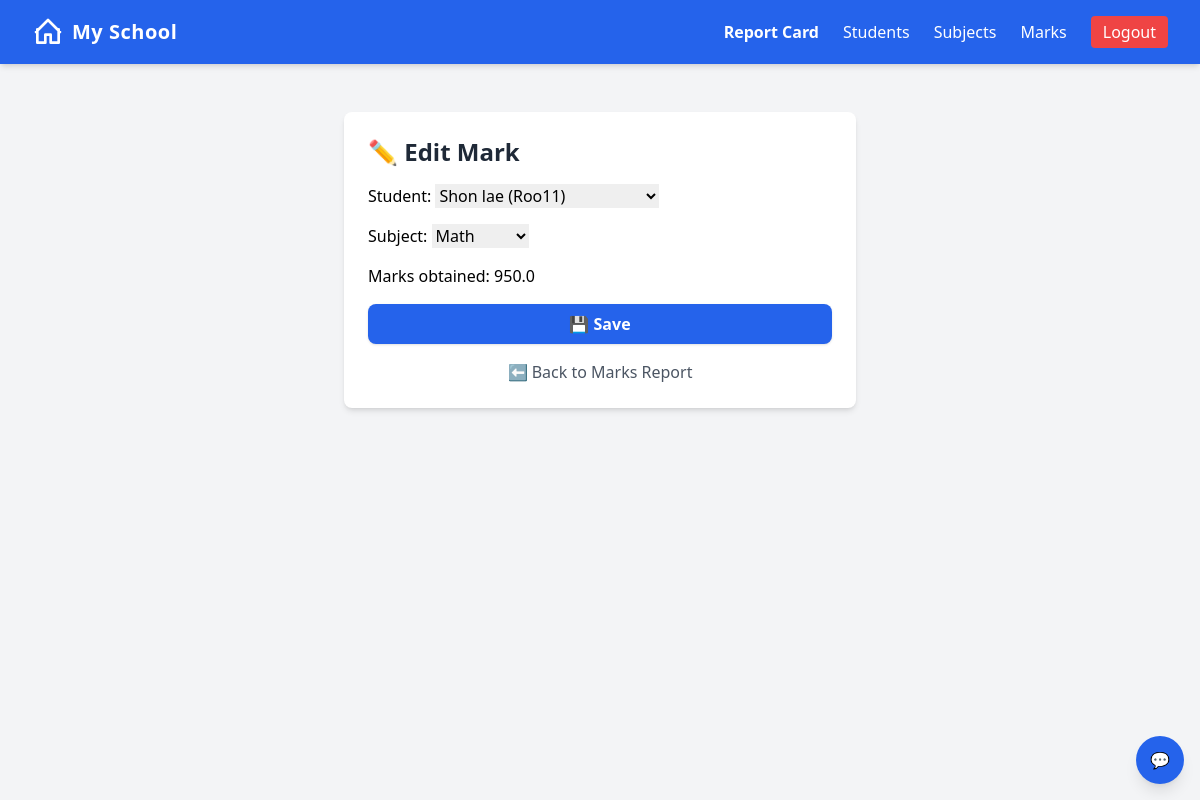
/marks/17/update/ (signed in), run on an earlier commit of the app's database.
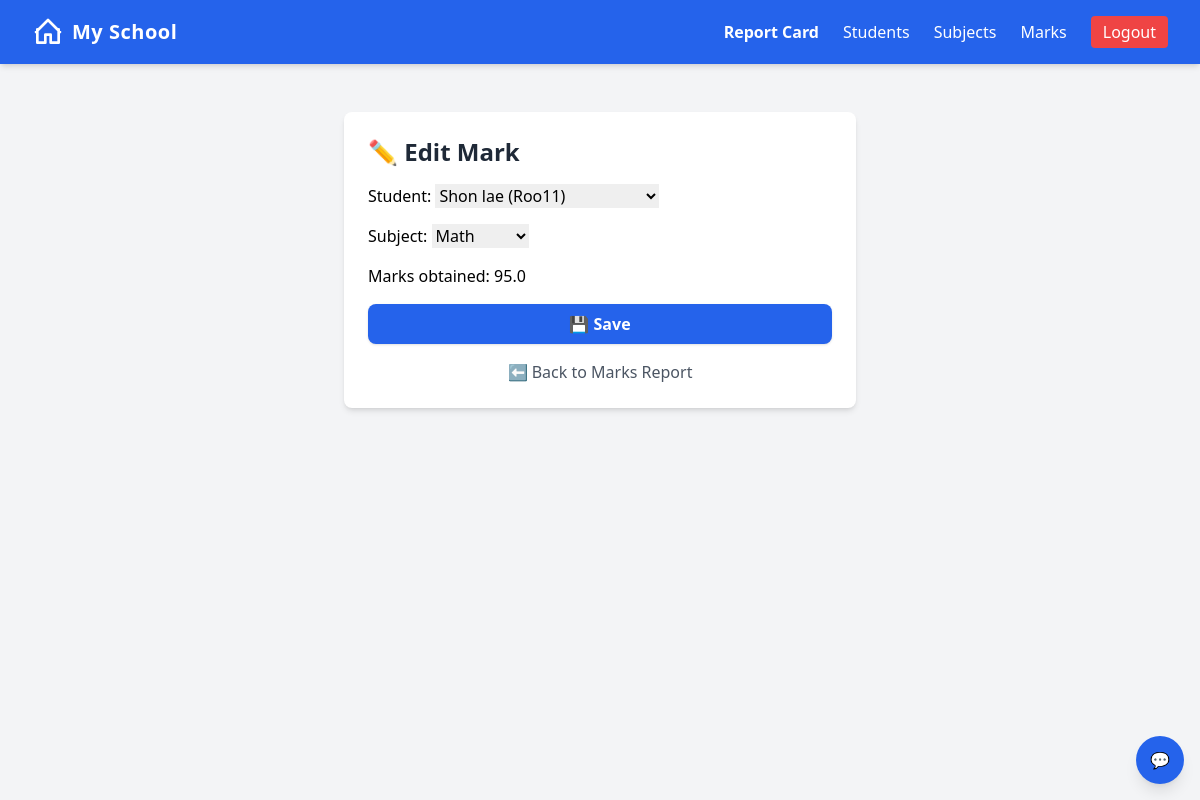
And on a later commit of the database.
### myapp/models.py (models this page shows, shortened)
class Mark(models.Model):
    student = models.ForeignKey(Student, on_delete=models.CASCADE)
    subject = models.ForeignKey(Subject, on_delete=models.CASCADE)
    marks_obtained = models.FloatField()

### myapp/views.py (the view)
# urls.py: path("marks/<int:pk>/update/", views.mark_update, name="mark_update"),
@login_required(login_url='login')
def mark_update(request, pk):
    mark = get_object_or_404(Mark, pk=pk)
    if request.method == "POST":
        form = MarkForm(request.POST, instance=mark)
        if form.is_valid():
            form.save()
            return redirect("mark_list")  # or "mark_list" if you prefer
    else:
        form = MarkForm(instance=mark)
    return render(request, "myapp/mark_form.html", {"form": form})

### myapp/forms.py
class MarkForm(forms.ModelForm):
    class Meta:
        model = Mark
        fields = ['student','subject','marks_obtained']

### myapp/models.py (called while the page is built)
    def __str__(self):
        return f"{self.name} ({self.roll_number})"

    def __str__(self):
        return self.name

### myapp/templates/myapp/mark_form.html (shortened to what this page needs)
{% extends 'myapp/base.html' %}
{% block content %}
<div class="max-w-lg mx-auto bg-white shadow-md rounded-lg p-6 mt-6">
    <h1 class="text-2xl font-bold mb-4 text-gray-800">
        {% if form.instance.pk %}✏️ Edit Mark{% else %}➕ Add Mark{% endif %}
    </h1>
    <form method="post" class="space-y-4">
        {{ form.as_p }}
        <button type="submit"
            class="w-full bg-blue-600 hover:bg-blue-700 text-white font-semibold py-2 px-4 rounded-lg shadow">
            💾 Save
        </button>
    </form>
    <p class="mt-4 text-center">
        <a href="{% url 'mark_list' %}"
           class="text-gray-600 hover:text-blue-600 hover:underline">
            ⬅️ Back to Marks Report
        </a>
    </p>
</div>
{% endblock %}

What changed in the data, as far as the page shows it:
changed Mark "Shon lae (Roo11)": marks_obtained "950.0" → "95.0"
